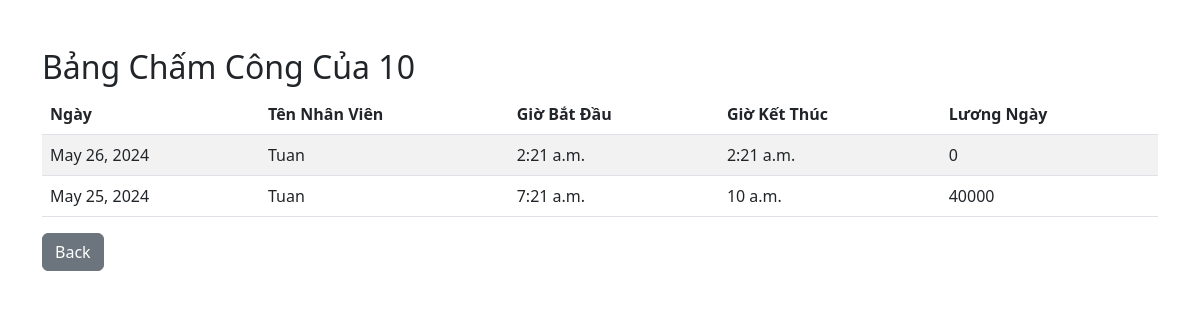
Screenshot of /check_attendance/10/ with the database file from the repository.
### WebChamCong/models.py (models this page shows)
class BangChamCong(models.Model):
    account = models.ForeignKey(Account, on_delete=models.CASCADE)
    ngay = models.DateField()
    start_time = models.TimeField()
    end_time = models.TimeField(null=True)
    luong_ngay = models.IntegerField(null=True)

class Account(models.Model):
    username = models.CharField(max_length=50,unique=True)
    password = models.CharField(max_length=50)
    role = models.CharField(max_length=20)
    salary = models.IntegerField(null=True)

### WebChamCong/views.py (the view)
# urls.py: path('check_attendance', views.check_attendance, name='check_attendance'),
def check_attendance(request, account_id=None):
        checkday = request.POST.get('checkday')
        logged_in_username = request.session.get('logged_in_username')
        logged_in_role = request.session.get('logged_in_role')
        if account_id!=None:
            account = get_object_or_404(Account, id=account_id)
            attendance_records = BangChamCong.objects.filter(account=account)
            checkday=account_id
        elif logged_in_role == 'admin':
            attendance_records = BangChamCong.objects.filter(ngay=checkday)
        else:
            account = Account.objects.get(username=logged_in_username)
            attendance_records = BangChamCong.objects.filter(account=account, ngay=checkday)
        context = {
            'attendance_records': attendance_records,
            'checkday': checkday,
        }
        print(attendance_records)
        return render(request, 'attendance.html', context)

### WebChamCong/templates/attendance.html (shortened to what this page needs)
<!DOCTYPE html>
<html>
<head>
    <link rel="stylesheet" href="https://cdn.jsdelivr.net/npm/bootstrap@5.2.3/dist/css/bootstrap.min.css">
</head>
<body>
    <div class="container my-5">
        <h2>Bảng Chấm Công Của {{ checkday }}</h2>
        <table class="table table-striped">
            <thead>
                <tr>
                    <th>Ngày</th>
                    <th>Tên Nhân Viên</th>
                    <th>Giờ Bắt Đầu</th>
                    <th>Giờ Kết Thúc</th>
                    <th>Lương Ngày</th>
                </tr>
            </thead>
            <tbody>
                {% for record in attendance_records %}
                <tr>
                    <td>{{ record.ngay }}</td>
                    <td>{{ record.account.username }}</td>
                    <td>{{ record.start_time }}</td>
                    <td>{{ record.end_time|default:"Không có dữ liệu" }}</td>
                    <td>{{ record.luong_ngay|default:0 }}</td>
                </tr>
                {% empty %}
                <tr>
                    <td colspan="5" class="text-center">Không có dữ liệu chấm công cho ngày này.</td>
                </tr>
                {% endfor %}
            </tbody>
        </table>
        <a href="{% url 'WebChamCong:main' %}" class="btn btn-secondary">Back</a>
    </div>
</body>
</html>

### rows the page displays
BangChamCong: ngay "May 26, 2024", account.username "Tuan", start_time "2:21 a.m.", end_time "2:21 a.m.", luong_ngay "0"
BangChamCong: ngay "May 25, 2024", account.username "Tuan", start_time "7:21 a.m.", end_time "10 a.m.", luong_ngay "40000"

### other values shown
{{ checkday }} "10"
